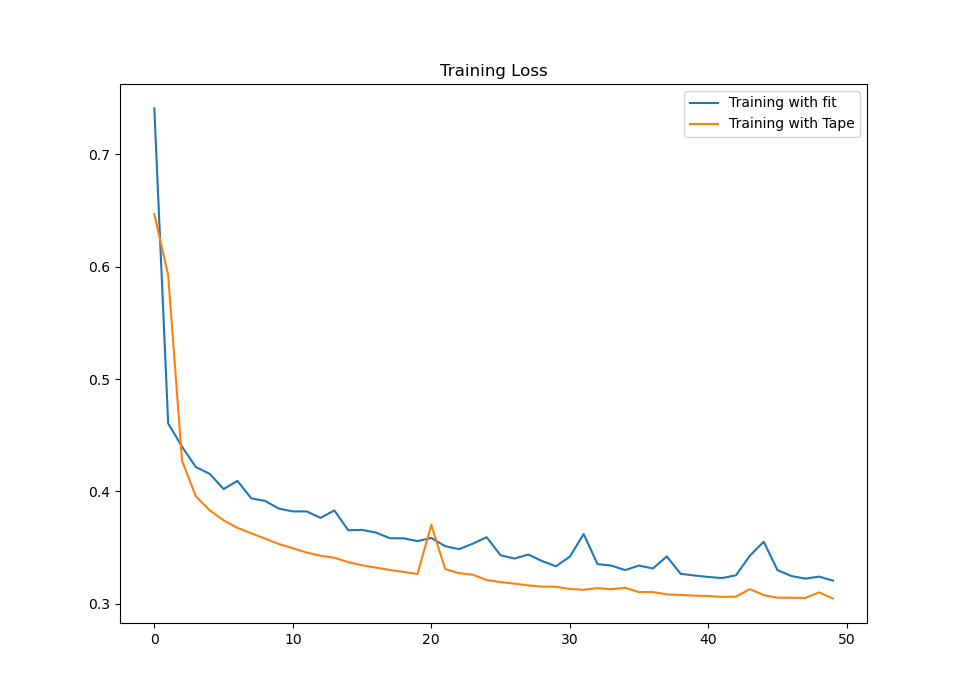

Source code (Python):
from sklearn.datasets import fetch_california_housing
from sklearn.preprocessing import StandardScaler
import matplotlib.pyplot as plt
import tensorflow as tf
import keras

tf.random.set_seed(0)

x_train, y_train = fetch_california_housing(return_X_y=True)
# print(x_train.shape, y_train.shape)

scaler = StandardScaler()
x_train = scaler.fit_transform(x_train)

# Model for fit:
##################################################################################################
opt_fit = keras.optimizers.SGD(lr=0.01)
loss_fit = keras.losses.MeanSquaredError()

model_fit = keras.Sequential([
    keras.layers.Dense(30, activation='relu', input_shape=x_train.shape[1:]),
    keras.layers.Dense(1)])
model_fit.compile(opt_fit, loss_fit)

# Model for Tape:
##################################################################################################
opt_tape = keras.optimizers.SGD(lr=0.01)
loss_tape = keras.losses.MeanSquaredError()

model_tape = keras.Sequential([
    keras.layers.Dense(20, activation='relu', input_shape=x_train.shape[1:]),
    keras.layers.Dense(1)])
# model_tape.compile(opt_tape, loss_tape)

batch_size = 32
epochs = 50
batch_num = int(len(y_train) / batch_size)

# Train with fit:
##################################################################################################
history = model_fit.fit(x=x_train, y=y_train, batch_size=batch_size, epochs=epochs)
losses_fit = history.history['loss']


# Train with GradientTape:
##################################################################################################
@tf.function
def train_step(x, y):
    with tf.GradientTape() as tape:
        predictions = model_tape(x, training=True)
        loss = tf.reduce_mean(loss_tape(y, predictions))
    gradients = tape.gradient(loss, model_tape.trainable_weights)
    opt_tape.apply_gradients(zip(gradients, model_tape.trainable_weights))
    return loss


# Fit via gradient tape.
dataset = tf.data.Dataset.from_tensor_slices((x_train, y_train)).batch(batch_size)
losses_tape = []
for i in range(0, epochs):
    avg_loss = 0
    for step, (x_batch, y_batch) in enumerate(dataset):
        loss = train_step(x_batch, y_batch)
        avg_loss += loss.numpy()

    avg_loss = avg_loss / batch_num
    print(f"Epoch {i}/{epochs}, average loss: {avg_loss}")
    losses_tape.append(avg_loss)

# Visualization:
##################################################################################################
epochs_range = range(epochs)

plt.figure(figsize=(14, 7))
plt.plot(epochs_range, losses_fit, label='Training with fit')
plt.plot(epochs_range, losses_tape, label='Training with Tape')
plt.legend(loc='upper right')
# plt.ylim(0, 50)
plt.title('Training Loss')
plt.show()
